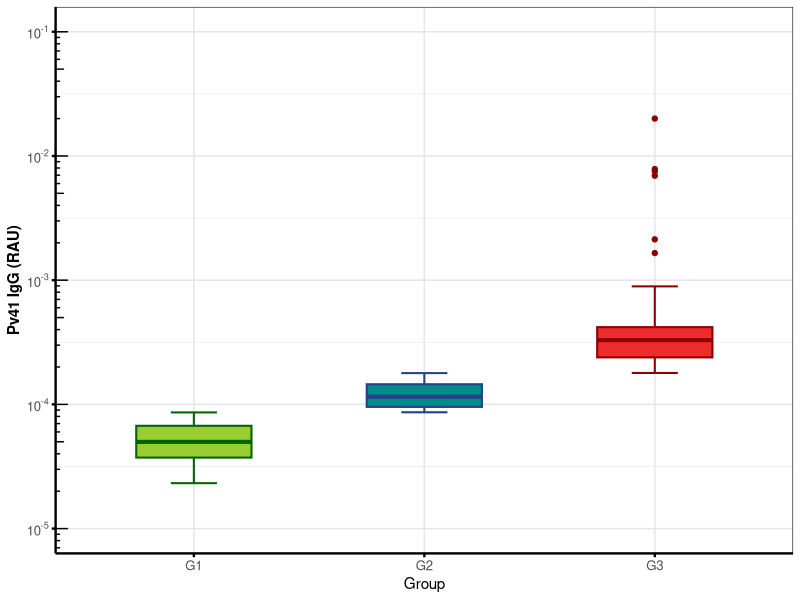
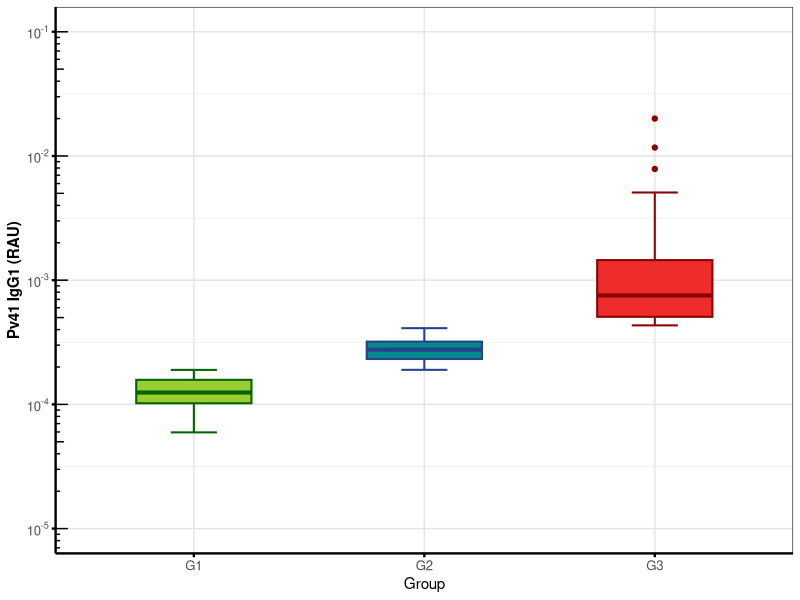
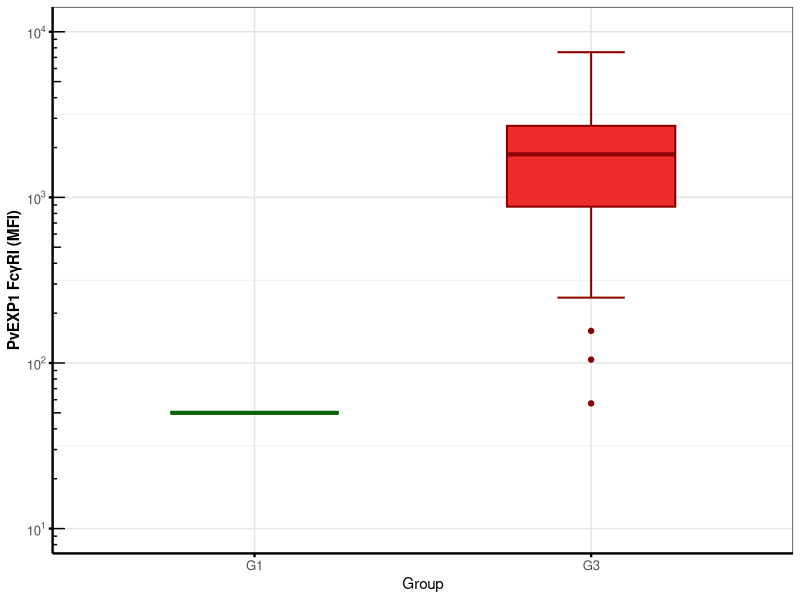
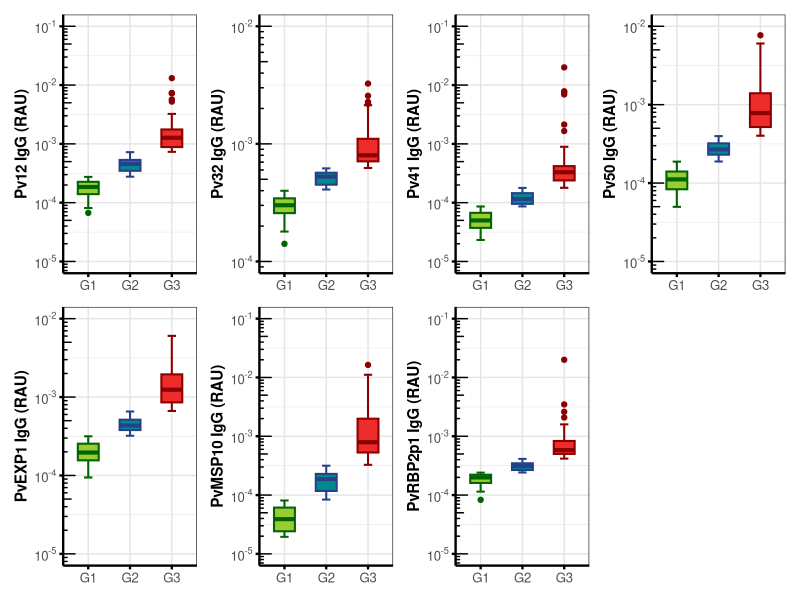
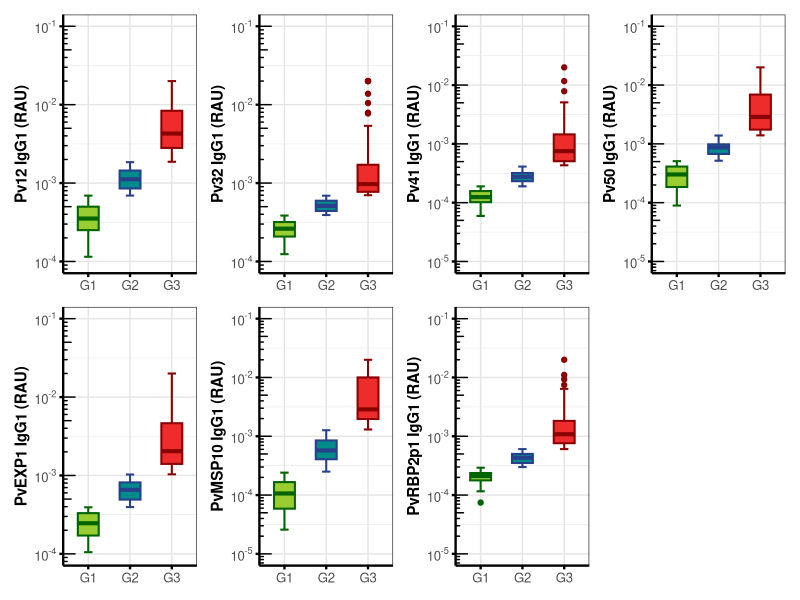
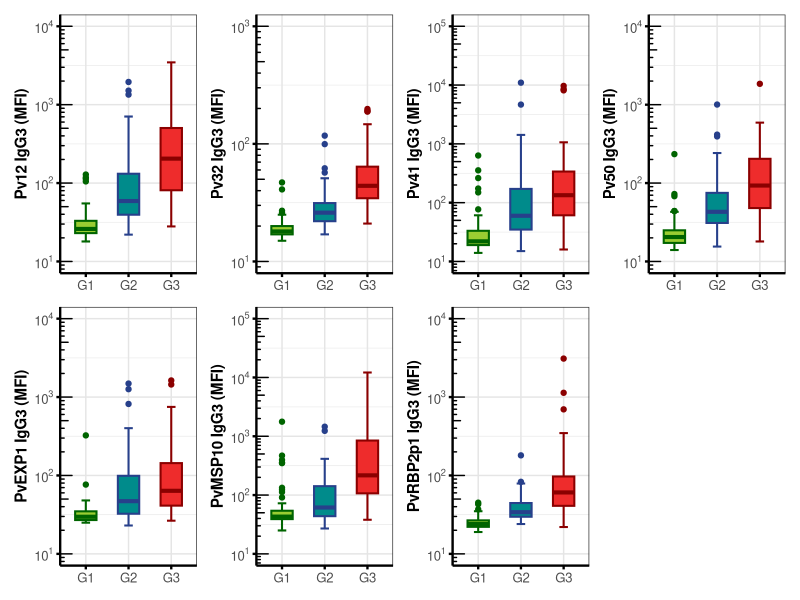
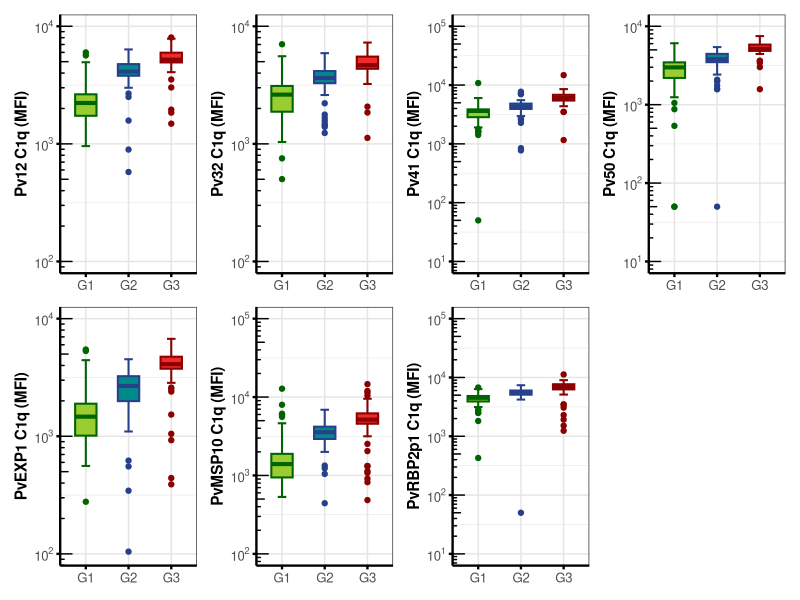
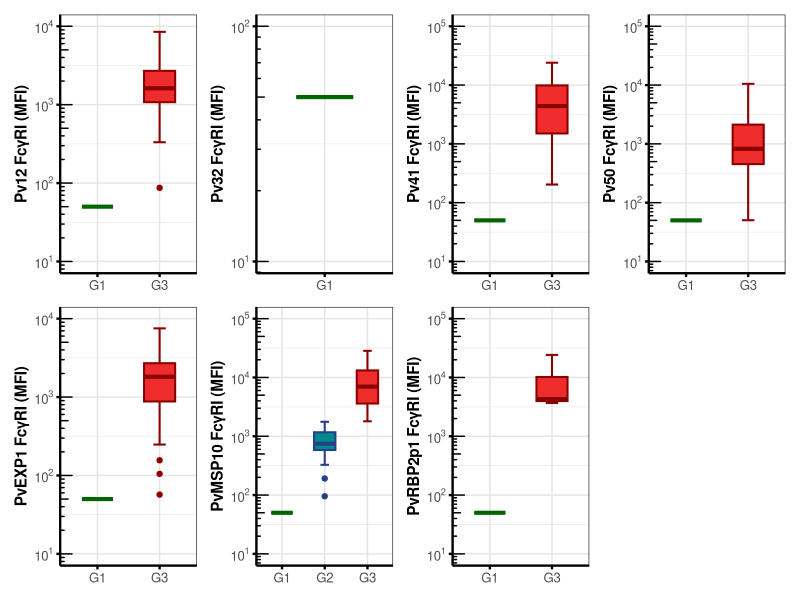

Reproduce these figures in R, in order.
## Introduction
## Author: Chau Quang (quang.c@wehi.edu.au)
## Purpose: To produce multipanel (4x2) RAU, MFI boxplots of Taka's InSPIRE data

setwd("~/Downloads/data/inspire/R")

# Load required packages --------------------------------------------------
library(ggplot2)

# Import data (.csv) ------------------------------------------------------
data_IgG  <- transform(read.csv("data/InSPIRE_IgG_grouped.csv"),  assay = "IgG")
data_IgG1 <- transform(read.csv("data/InSPIRE_IgG1_grouped.csv"), assay = "IgG1")
data_IgG3 <- transform(read.csv("data/InSPIRE_IgG3_grouped.csv"), assay = "IgG3")
data_C1q <- transform(read.csv("data/InSPIRE_C1q_grouped.csv"), assay = "C1q")
data_FcgRI <- transform(read.csv("data/InSPIRE_FcgRI_grouped.csv"), assay = "FcgRI")
data_FcgRII <- transform(read.csv("data/InSPIRE_FcgRII_grouped.csv"), assay = "FcgRII")
data_FcgRIII <- transform(read.csv("data/InSPIRE_FcgRIII_grouped.csv"), assay = "FcgRIII")

## Debug datasets: tertiling performed via Stata using XOA IDs as input only (Pk standards, VBDR negative samples removed)
data_IgG  <- transform(read.csv("data/testing/InSPIRE_IgG_grouped_xoa.csv"),  assay = "IgG")
data_IgG1 <- transform(read.csv("data/testing/InSPIRE_IgG1_grouped_xoa.csv"), assay = "IgG1")
data_IgG3 <- transform(read.csv("data/testing/InSPIRE_IgG3_grouped_xoa.csv"), assay = "IgG3")
data_C1q <- transform(read.csv("data/testing/InSPIRE_C1q_grouped_xoa.csv"), assay = "C1q")
data_FcgRI <- transform(read.csv("data/testing/InSPIRE_FcgRI_grouped_xoa.csv"), assay = "FcgRI")
data_FcgRII <- transform(read.csv("data/testing/InSPIRE_FcgRII_grouped_xoa.csv"), assay = "FcgRII")
data_FcgRIII <- transform(read.csv("data/testing/InSPIRE_FcgRIII_grouped_xoa.csv"), assay = "FcgRIII")

# Boxplot function --------------------------------------------------------
boxplot_grouped <- function(data, var_name, show_points = TRUE, show_x = TRUE) {
  
  set.seed(42)
  
  antigen <- gsub("_RAU|_MFI", "", var_name)
  assay <- data$assay[1]
  measure <- sub(".*_", "", var_name)
  group_col <- gsub("_RAU|_MFI", "_Group", var_name)
  
  # Clean + rename groups
  data <- data |>
    dplyr::mutate(
      group = factor(
        .data[[group_col]],
        levels = c(1,2,3),
        labels = c("G1","G2","G3")
      )
    ) |>
    dplyr::filter(
      !is.na(.data[[var_name]]),
      .data[[var_name]] > 0,
      !is.na(group)
    )
  
  # y-axis limits
  yvals <- data[[var_name]]
  ymin <- 10^floor(log10(min(yvals)))
  ymax <- 10^ceiling(log10(max(yvals)))
  
  # Toggle x-axis title label
  x_label <- if (show_x) "Group" else NULL
  
  # Adjust y-axis label for FcR plots
  y_label <- if (grepl("FcgR", assay)) {
    receptor <- sub("FcgR", "", assay)
    
    paste0(antigen, " Fc\u03B3R", receptor, " (", measure, ")")
  } else {
    paste0(antigen, " ", assay, " (", measure, ")")
  }
  
  # Boxplot
  p <- ggplot(
    data,
    aes(x = group,
       y = .data[[var_name]],
       fill = group)) +
    labs(x = x_label, 
         y = y_label) +
    theme_bw() +
    theme(
      legend.position = "none",
      panel.grid.major = element_line(color = "grey90", linewidth = 0.5),
      panel.grid.minor = element_line(color = "grey92"),
      axis.line = element_line(color = "black", linewidth = 0.8),
      axis.title.y = element_text(face = "bold"),
      axis.text = element_text(size = 9.5),
      axis.ticks = element_line(linewidth = 0.8, color = "black"),
      plot.margin = margin(5,5,5,5)) +
    scale_fill_manual(values = c(
      "G1" = "yellowgreen",
      "G2" = "darkcyan",
      "G3" = "firebrick2")) +
    scale_y_log10(
      limits = c(ymin, ymax),
      breaks = 10^(floor(log10(min(yvals))):ceiling(log10(max(yvals)))),
      labels = scales::trans_format("log10", scales::math_format(10^.x))) +
    annotation_logticks(sides = "l")
  
  # Toggle individual data points
  if (show_points) {
    
    p <- p +
      geom_boxplot(
        width = 0.5,
        staplewidth = 0.4,
        linewidth = 0.7,
        outlier.shape = NA
      ) +
      geom_jitter(
        aes(colour = group),
        width = 0.15,
        alpha = 0.4,
        size = 2
      ) +
      scale_colour_manual(values = c(
        "G1" = "darkolivegreen",
        "G2" = "deepskyblue4",
        "G3" = "brown"
      ))
    
  } else {
    
    p <- p +
      geom_boxplot(
        aes(colour = group),
        width = 0.5,
        staplewidth = 0.4,
        linewidth = 0.7
      ) +
      scale_colour_manual(values = c(
        "G1" = "darkgreen",
        "G2" = "royalblue4",
        "G3" = "red4"
      ))
  }
  
  return(p)
}

# Test plots
boxplot_grouped(data_IgG, "Pv41_RAU", show_points = FALSE)
boxplot_grouped(data_IgG1, "Pv41_RAU", show_points = FALSE)
boxplot_grouped(data_FcgRI, "PvEXP1_MFI", show_points = FALSE)

# Multipanel (4x2) --------------------------------------------------------
library(patchwork)

# Define antigen groups for plotting
antigens_RAU <- c("Pv12_RAU", "Pv32_RAU", "Pv41_RAU", "Pv50_RAU", 
              "PvEXP1_RAU", "PvMSP10_RAU", "PvRBP2p1_RAU")
antigens_MFI <- c("Pv12_MFI", "Pv32_MFI", "Pv41_MFI", "Pv50_MFI", 
                  "PvEXP1_MFI", "PvMSP10_MFI", "PvRBP2p1_MFI")

# RAU
IgG_plots <- lapply(antigens_RAU, function(x) boxplot_grouped(data_IgG, x, show_points = FALSE, show_x = FALSE))
IgG1_plots <- lapply(antigens_RAU, function(x) boxplot_grouped(data_IgG1, x, show_points = FALSE, show_x = FALSE))

# MFI
IgG3_plots <- lapply(antigens_MFI, function(x) boxplot_grouped(data_IgG3, x, show_points = FALSE, show_x = FALSE))
C1q_plots <- lapply(antigens_MFI, function(x) boxplot_grouped(data_C1q, x, show_points = FALSE, show_x = FALSE))
FcgRI_plots <- lapply(antigens_MFI, function(x) boxplot_grouped(data_FcgRI, x, show_points = FALSE, show_x = FALSE))
FcgRII_plots <- lapply(antigens_MFI, function(x) boxplot_grouped(data_FcgRII, x, show_points = FALSE, show_x = FALSE))
FcgRIII_plots <- lapply(antigens_MFI, function(x) boxplot_grouped(data_FcgRIII, x, show_points = FALSE, show_x = FALSE))

# Multipanel plots
wrap_plots(IgG_plots, ncol = 4, nrow = 2)
wrap_plots(IgG1_plots, ncol = 4, nrow = 2)
wrap_plots(IgG3_plots, ncol = 4, nrow = 2)
wrap_plots(C1q_plots, ncol = 4, nrow = 2)
wrap_plots(FcgRI_plots, ncol = 4, nrow = 2)
wrap_plots(FcgRII_plots, ncol = 4, nrow = 2)
wrap_plots(FcgRIII_plots, ncol = 4, nrow = 2)
